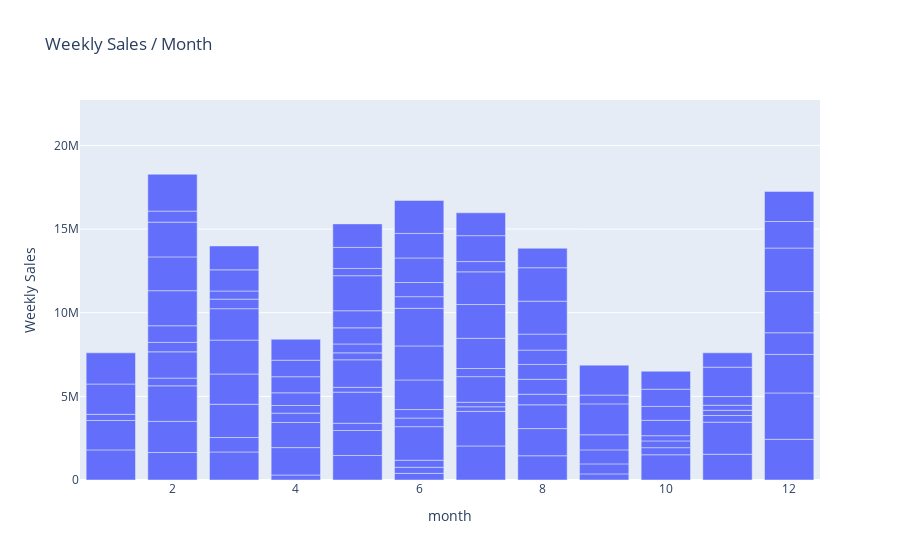

Source (notebook cell):
### Code cell
fig = px.bar(df, x='month', y='Weekly_Sales', title='Weekly Sales / Month', labels={'Date': 'Date', 'Weekly_Sales': 'Weekly Sales'})
fig.show()

### Figure 1 — Plotly figure (JSON) as saved in the notebook; plotly's stock layout.template omitted (floating-point values rounded to 4 significant figures; data arrays with more than 128 entries replaced by an {"elided": "..."} marker saying what was removed)
{"data": [{"alignmentgroup": "True", "hovertemplate": "month=%{x}<br>Weekly Sales=%{y}<extra></extra>", "legendgroup": "", "marker": {"color": "#636efa", "pattern": {"shape": ""}}, "name": "", "offsetgroup": "", "orientation": "v", "showlegend": false, "textposition": "auto", "type": "bar", "x": {"elided": "136 int values"}, "xaxis": "x", "y": {"elided": "136 float values"}, "yaxis": "y"}], "layout": {"barmode": "relative", "legend": {"tracegroupgap": 0}, "title": {"text": "Weekly Sales / Month"}, "xaxis": {"anchor": "y", "domain": [0, 1], "title": {"text": "month"}}, "yaxis": {"anchor": "x", "domain": [0, 1], "title": {"text": "Weekly Sales"}}}}
